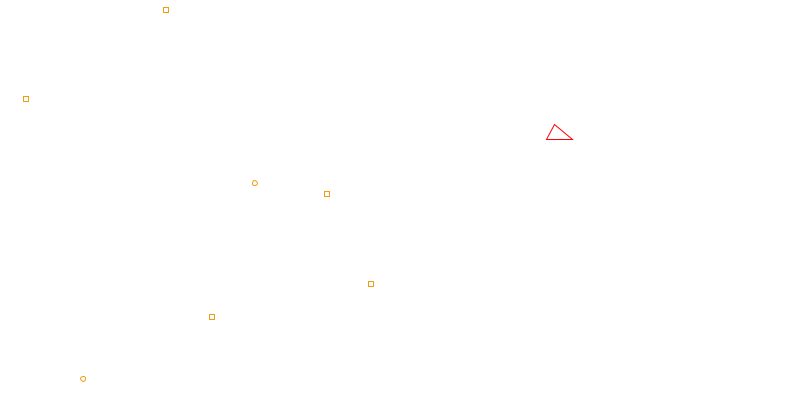
Frame 1 (no input)
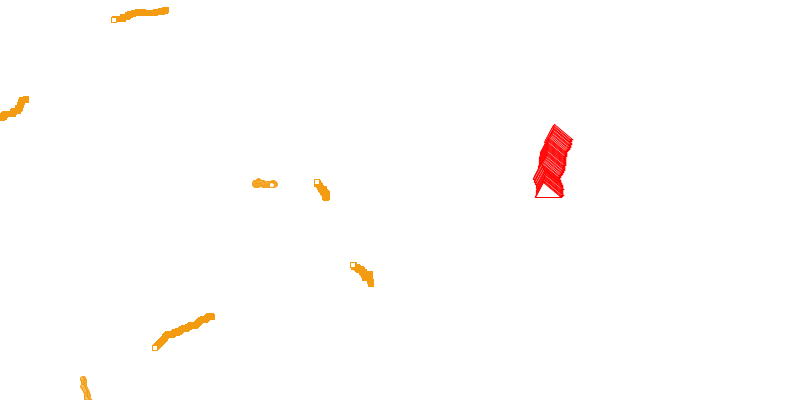
Frame 60 (the mouse pressed at the canvas centre just before this capture)
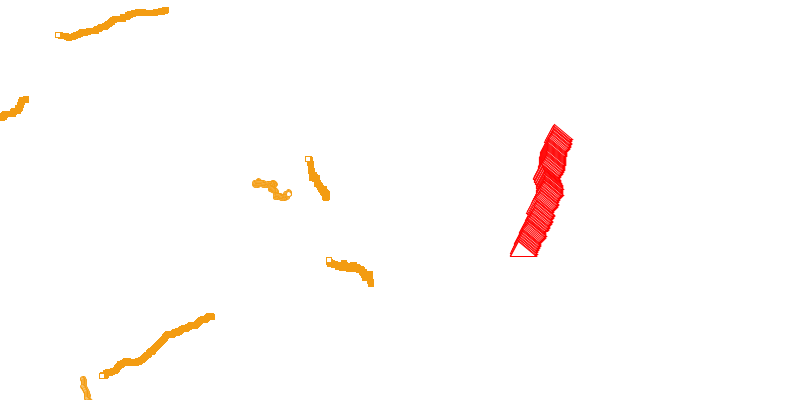
Frame 120 (the mouse held since frame 60 and released just before this capture)

The Processing sketch that drew these frames (run headless with seeded random() and noise(); from frame 60 on, the mouse is pressed at the canvas centre):

// Processing sketch: week4_homework
// ── week4_homework.pde
Walker object;
Walker object2;
Walker object3;
Walker object4;
Walker object5;
Walker object6;
Walker object7;
Walker object8;

void setup() {
  size(800,400);
  background(255,255,255);
  
  object = new Walker (random(width),random(height),"ucgen",#ff0000);
  object2 = new Walker(random(width),random(height),"ellipse",#00ff00);
  object3 = new Walker (random(width),random(height),"kare",#1ABC9C
);
  object4 = new Walker(random(width),random(height),"ellipse",#3498DB);
  object5 = new Walker(random(width),random(height),"kare",#8E44AD);
  object6 = new Walker(random(width),random(height),"kare",#8E44AD);
  object7 = new Walker(random(width),random(height),"kare",#8E44AD);
  object8 = new Walker(random(width),random(height),"kare",#8E44AD);
  
  
  
  
  
  object.chance1 = random(1);
  object.chance2 = random(1);
  object.chance3 = random(1);
  
  
  
  object2.chance1 = random(1);
  object2.chance2 = random(1);
  object2.chance3 = random(1);
  
   
  object3.chance1 = random(1);
  object3.chance2 =random(1);
  object3.chance3 = random(1);
  
   
  object4.chance1 = random(1);
  object4.chance2 = random(1);
  object4.chance3 = random(1);
  
   
  object5.chance1 =random(1);
  object5.chance2 = random(1);
  object5.chance3 =random(1);
  
   
  object6.chance1 = random(1);
  object6.chance2 =random(1);
  object6.chance3 = random(1);
  
    
  object7.chance1 =random(1);
  object7.chance2 = random(1);
  object7.chance3 = random(1);
  
    
  object8.chance1 = random(1);
  object8.chance2 = random(1);
  object8.chance3 = random(1);

}

void draw() {
  //background(30);
  object.draw();
  object2.draw();
  object3.draw();
  object4.draw();
  object5.draw();
  object6.draw();
  object7.draw();
  object8.draw();
}
// ── Walker.pde
class Walker {
  float chance1;
  float chance2;
  float chance3;
  
  float startX = width;
  float startY = height;
   

  float choice;
  
  color shapeColor;
  
  String type;

  PVector position;

  Walker(float startX,float startY, String _type, color _shapeColor) {
    
    shapeColor = _shapeColor;
    type    = _type;
    chance1 = random(1);
    chance2 = random(1);
    chance3 = random(1);
    
    position = new PVector(startX, startY);
    
    
    if(position.x > 0 && position.x < width/2) {
      shapeColor = #F39C12;
    }
  }

  void draw() {
    choice = random(1); 

    if (choice < chance1) {
      position.x = position.x - 1;
    }

    if (choice > chance1 && choice < chance2) {
      position.x = position.x + 1;
    }

    if (choice > chance2 && choice < chance3) {
      position.y = position.y - 1;
    }

    if (choice > chance3 && choice < 1.0)
    {
      position.y = position.y + 1;
    }


    if (type == "ellipse") {
      stroke(shapeColor);
      ellipse(position.x, position.y, 5, 5);
    }
    
    if(type == "kare") {
      stroke(shapeColor);
      rect(position.x, position.y,5,5);
    }
    

    if(type == "ucgen") {
      stroke(shapeColor);
      pushMatrix();
      translate(position.x, position.y);
      triangle(30, 35, 38, 20, 56, 35);
      popMatrix();
    }
  }
}
